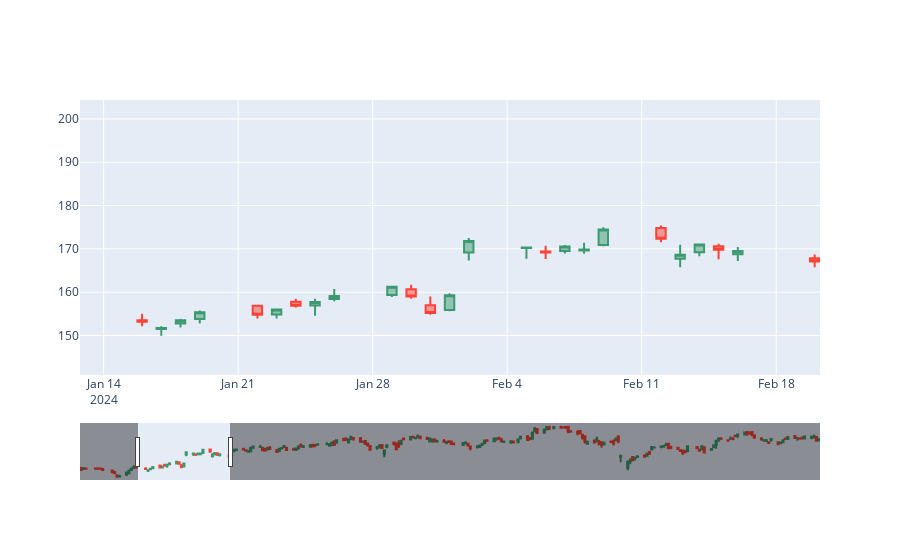

The notebook cell saved with this chart:
### Code cell
# candlestick graph
fig = go.Figure(data=[go.Candlestick(x=stock_df.index,
                open=stock_df['Open'],
                high=stock_df['High'],
                low=stock_df['Low'],
                close=stock_df['Close'])])

fig.show()

### Figure 1 — Plotly figure (JSON) as saved in the notebook; plotly's stock layout.template omitted (floating-point values rounded to 4 significant figures; data arrays with more than 128 entries replaced by an {"elided": "..."} marker saying what was removed)
{"data": [{"close": {"elided": "213 float values"}, "high": {"elided": "213 float values"}, "low": {"elided": "213 float values"}, "open": {"elided": "213 float values"}, "type": "candlestick", "x": {"elided": "213 str values"}}], "layout": {"autosize": true, "xaxis": {"autorange": false, "range": ["2024-01-12 18:27:48.476", "2024-02-20 06:38:19.7912"], "rangeslider": {"autorange": true, "range": ["2023-12-19 12:00", "2024-10-24 12:00"], "yaxis": {"_template": null, "rangemode": "match"}}, "type": "date"}, "yaxis": {"autorange": true, "range": [140.9, 204.4]}}}
